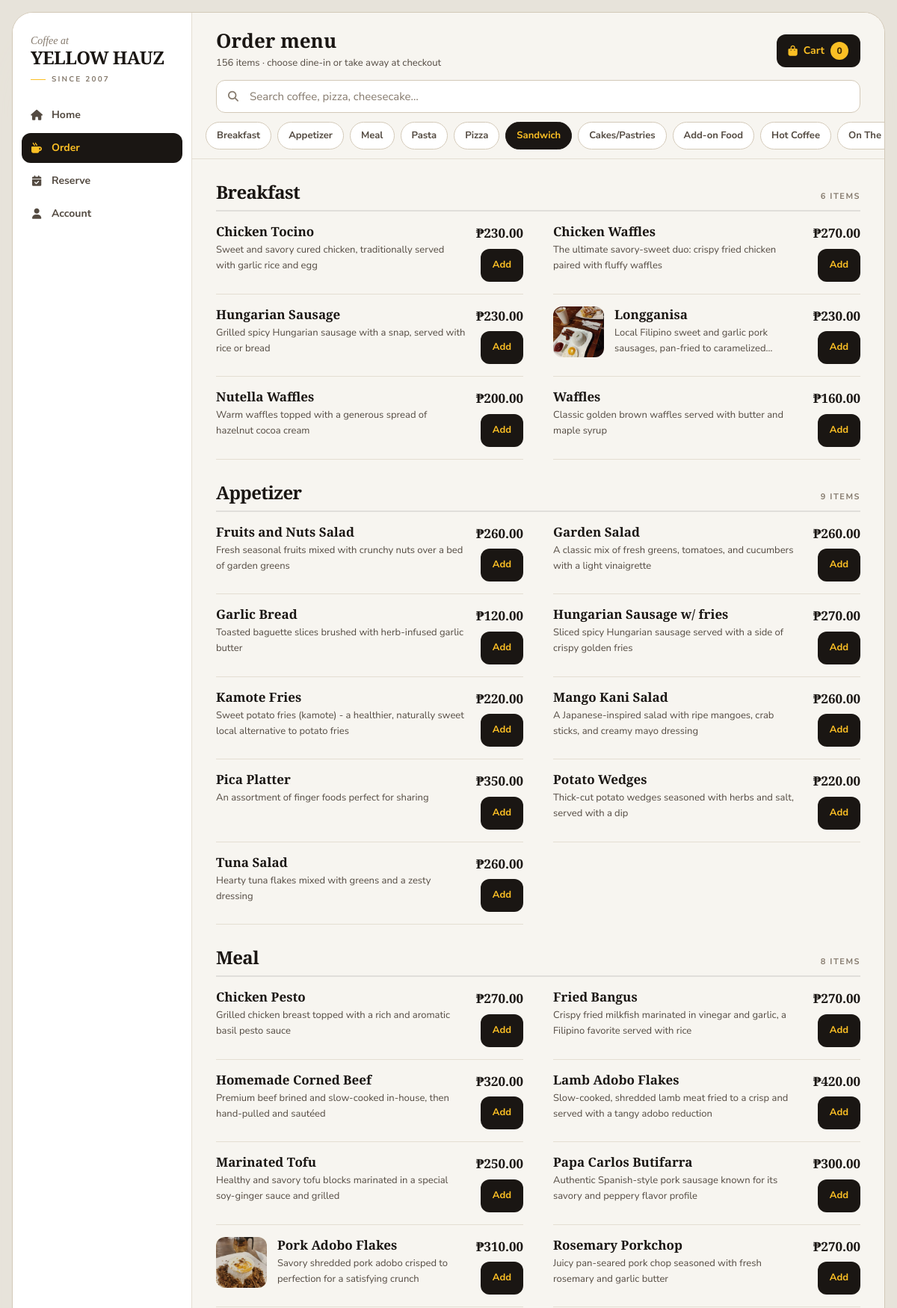
The app's page /customer/menu.php (upper part) with its own data.
### tables this page shows
CREATE TABLE IF NOT EXISTS menu_items (
    id INT AUTO_INCREMENT PRIMARY KEY,
    category_id INT NOT NULL,
    name VARCHAR(255) NOT NULL,
    description TEXT,
    price DECIMAL(10, 2) NOT NULL,
    image_url VARCHAR(500),
    temperature ENUM('hot', 'iced', 'cold', 'room temp', 'both', 'blended', 'blended iced') DEFAULT 'both',
    is_best_seller BOOLEAN DEFAULT FALSE,
    is_available BOOLEAN DEFAULT TRUE,
    quantity INT DEFAULT 50,
    sort_order INT DEFAULT 0,
    created_at TIMESTAMP DEFAULT CURRENT_TIMESTAMP,
    updated_at TIMESTAMP DEFAULT CURRENT_TIMESTAMP ON UPDATE CURRENT_TIMESTAMP,
    FOREIGN KEY (category_id) REFERENCES categories(id) ON DELETE CASCADE,
    INDEX idx_category_id (category_id),
    INDEX idx_name (name),
    INDEX idx_price (price),
    INDEX idx_is_available (is_available)
);

### customer/includes/bootstrap.php (called while the page is built, shortened)
<?php
function customerNavItems(): array
{
    return [
        ['href' => './',              'match' => 'home',        'icon' => 'fa-house',           'label' => 'Home'],
        ['href' => 'menu.php',        'match' => 'menu',         'icon' => 'fa-mug-hot',         'label' => 'Order'],
        ['href' => 'reservation.php', 'match' => 'reservation',  'icon' => 'fa-calendar-check',  'label' => 'Reserve'],
        ['href' => 'account.php',     'match' => 'account',      'icon' => 'fa-user',            'label' => 'Account'],
    ];
}

### includes/security.php (called while the page is built, shortened)
<?php
function escape($value) {
    return htmlspecialchars((string)$value, ENT_QUOTES | ENT_SUBSTITUTE, 'UTF-8');
}

### customer/menu.php (the view, shortened to what this page needs)
<?php
require_once __DIR__ . '/includes/bootstrap.php';
$activeNav = 'menu';
$tableNumber = max(0, (int)($_GET['table'] ?? 0));
$items = $pdo->query("SELECT mi.id, mi.name, mi.description, mi.price, mi.image_url, mi.is_best_seller, c.name AS category_name FROM menu_items mi JOIN categories c ON c.id = mi.category_id WHERE mi.is_available = 1 AND c.status = 'active' ORDER BY c.sort_order, mi.sort_order, mi.name")->fetchAll();
function localPhotos(): array
{
    static $map = [
        'longganisa' => 'porklonganisa.webp',
        'pork adobo flakes' => 'porkadoboflakes.webp',
        'chicken sandwich' => 'chickensandwich.webp',
        'grilled garlic cheese' => 'grilledgarliccheese.webp',
        'tuna & garlic pasta' => 'tunagarlic.webp',
        'blueberry cheesecake cake' => 'blueberrycheesecake.webp',
        'cheesecake' => 'cheesecakeduo.webp',
        'tiramisu' => 'tiramisu.webp',
        'latte' => 'latte.webp',
        'iced latte' => 'icelatte.webp',
    ];
    return $map;
}
function itemPhoto(array $item): ?string
{
    $key = strtolower(trim((string)$item['name']));
    $local = localPhotos();
    if (isset($local[$key])) return '../images/' . $local[$key];
    $remote = trim((string)($item['image_url'] ?? ''));
    return $remote !== '' ? $remote : null;
}
function slugify(string $value): string
{
    return trim(preg_replace('/[^a-z0-9]+/', '-', strtolower($value)), '-');
}
$groups = [];
foreach ($items as $item) {
    $groups[$item['category_name']][] = $item;
}
$categories = array_keys($groups);
$itemCount = count($items);
include __DIR__ . '/includes/header.php';
?>
<header class="sticky top-[57px] z-20 border-b border-line bg-paper/95 backdrop-blur lg:top-0">
  <div class="flex items-center gap-3 px-4 pb-3 pt-4 lg:px-8 lg:pt-6">
    <div class="min-w-0 flex-1">
      <p class="font-display text-xl font-extrabold leading-none lg:text-[26px]">Order menu</p>
      <p class="mt-1.5 truncate text-[12px] text-ink-soft lg:mt-2 lg:text-[13px]">
        <?php if ($tableNumber): ?>
          Dine-in at <strong class="font-bold text-ink">Table <?= $tableNumber ?></strong> &middot; <?= $itemCount ?> items available
        <?php else: ?>
          <?= $itemCount ?> items &middot; choose dine-in or take away at checkout
        <?php endif; ?>
      </p>
    </div>
    <button type="button" data-open-cart class="flex h-11 items-center gap-2 rounded-xl bg-ink px-4 text-sm font-bold text-brand transition hover:bg-black">
      <i class="fa-solid fa-bag-shopping" aria-hidden="true"></i>
      <span class="hidden sm:inline">Cart</span>
      <span class="grid h-6 min-w-6 place-items-center rounded-full bg-brand px-1.5 text-[12px] font-extrabold text-brand-ink" data-cart-count aria-hidden="true">0</span>
    </button>
  </div>
  <div class="px-4 pb-3 lg:px-8">
    <div class="relative">
      <input id="search" type="search" autocomplete="off" placeholder="Search coffee, pizza, cheesecake&hellip;"
        class="h-11 w-full rounded-xl border border-line-strong bg-white pl-11 pr-11 text-[15px] placeholder:text-ink-mute focus:border-brand-deep focus:outline-none">
    </div>
  </div>
  <div id="chip-rail" class="no-scrollbar flex gap-2 overflow-x-auto px-4 pb-3 lg:px-8" aria-label="Menu categories">
    <?php foreach ($categories as $category): ?>
      <button type="button" class="chip shrink-0 whitespace-nowrap rounded-full border border-line-strong bg-white px-3.5 py-2 text-[13px] font-bold text-ink-soft transition" data-chip="cat-<?= slugify($category) ?>"><?= escape($category) ?></button>
    <?php endforeach; ?>
  </div>
</header>
<div id="menu" class="flex-1 px-4 pb-40 lg:px-8 lg:pb-16">
  <?php foreach ($groups as $category => $categoryItems): ?>
    <section id="cat-<?= slugify($category) ?>" data-section class="scroll-mt-[220px] pt-7 lg:scroll-mt-[132px]">
      <div class="flex items-baseline justify-between gap-3 border-b-2 border-ink/10 pb-2">
        <h2 class="font-display text-[22px] font-extrabold tracking-tight lg:text-2xl"><?= escape($category) ?></h2>
        <span class="shrink-0 text-[11px] font-bold uppercase tracking-[.14em] text-ink-mute"><?= count($categoryItems) ?> items</span>
      </div>
      <ul class="lg:grid lg:grid-cols-2 lg:gap-x-10">
        <?php foreach ($categoryItems as $item):
          $photo = itemPhoto($item); ?>
          <li class="menu-item flex items-start gap-3.5 border-b border-line py-4"
            data-id="<?= (int)$item['id'] ?>"
            data-name="<?= escape($item['name']) ?>"
            data-price="<?= (float)$item['price'] ?>"
            data-search="<?= escape(strtolower($item['name'] . ' ' . $item['description'] . ' ' . $category)) ?>">
            <?php if ($photo): ?>
              <div class="thumb h-[68px] w-[68px] shrink-0 overflow-hidden rounded-xl bg-brand-soft">
                <img src="<?= escape($photo) ?>" alt="" loading="lazy" decoding="async" class="h-full w-full object-cover"
                  onerror="this.closest('.thumb').remove()">
              </div>
            <?php endif; ?>
            <div class="min-w-0 flex-1">
              <div class="flex flex-wrap items-center gap-x-2 gap-y-1">
                <h3 class="font-display text-[17px] font-bold leading-tight"><?= escape($item['name']) ?></h3>
              </div>
              <p class="mt-1 line-clamp-2 text-[13px] leading-relaxed text-ink-soft"><?= escape($item['description']) ?></p>
            </div>
            <div class="flex shrink-0 flex-col items-end gap-2">
              <span class="font-display text-[17px] font-bold tabular-nums">&#8369;<?= number_format($item['price'], 2) ?></span>
              <div data-qty-control>
                <button type="button" data-add class="h-11 rounded-xl bg-ink px-4 text-[13px] font-bold text-brand transition hover:bg-black">
                  Add<span class="sr-only"> <?= escape($item['name']) ?> to cart</span>
                </button>
              </div>
            </div>
          </li>
        <?php endforeach; ?>
      </ul>
    </section>
  <?php endforeach; ?>
</div>
<?php include __DIR__ . '/includes/footer.php'; ?>

### customer/includes/header.php (shortened to what this page needs)
<?php
$activeNav = $activeNav ?? 'home';
?><!doctype html>
<html lang="en">
<head>
<link rel="stylesheet" href="https://cdnjs.cloudflare.com/ajax/libs/font-awesome/6.5.1/css/all.min.css">
<script src="https://cdn.tailwindcss.com"></script>
</head>
<body class="min-h-screen bg-shell font-body text-ink antialiased">
<div class="mx-auto w-full max-w-[1440px] lg:p-4">
<div class="flex w-full overflow-hidden bg-paper lg:min-h-[calc(100vh-32px)] lg:rounded-[28px] lg:border lg:border-line-strong lg:shadow-shell">
  <aside class="hidden w-[240px] shrink-0 flex-col border-r border-line bg-white lg:flex">
    <a href="./" class="block px-6 pb-5 pt-7">
      <span class="block font-display text-sm italic text-ink-mute">Coffee at</span>
      <h1 class="font-display text-[24px] font-extrabold uppercase leading-none tracking-tight">Yellow Hauz</h1>
      <div class="mt-2.5 flex items-center gap-2">
        <span class="h-px w-5 bg-brand"></span>
        <span class="text-[10px] font-bold tracking-[.22em] text-ink-mute">SINCE 2007</span>
      </div>
    </a>
    <nav aria-label="Guest sections" class="space-y-1 px-3">
      <?php foreach (customerNavItems() as $item):
        $isActive = $item['match'] === $activeNav; ?>
        <a href="<?= escape($item['href']) ?>" <?= $isActive ? 'aria-current="page"' : '' ?>
          class="flex items-center gap-3 rounded-xl px-3 py-2.5 text-sm font-bold transition <?= $isActive ? 'bg-ink text-brand' : 'text-ink-soft hover:bg-paper hover:text-ink' ?>">
          <i class="fa-solid <?= escape($item['icon']) ?> w-4 text-center" aria-hidden="true"></i><?= escape($item['label']) ?>
        </a>
      <?php endforeach; ?>
    </nav>
  </aside>
  <main class="flex min-w-0 flex-1 flex-col pb-20 lg:pb-0">

### customer/includes/footer.php (shortened to what this page needs)
  </main>
</div>
</div>
</body>
</html>

### customer/includes/header.php (style rules this page uses)
.no-scrollbar { scrollbar-width: none }
@media (prefers-reduced-motion: no-preference) { body { animation: page-in .35s ease-out both } }
@media (prefers-reduced-motion: no-preference) { button, a.btn { transition: transform .15s ease, background-color .15s ease, color .15s ease, border-color .15s ease } }

### customer/menu.php (style rules this page uses)
.chip[aria-current="true"] { background: #1A1613; color: #FBBF24; border-color: #1A1613 }
@media (prefers-reduced-motion: no-preference) { .menu-item { opacity: 0; transform: translateY(10px); transition: opacity .5s ease-out, transform .5s ease-out } }
@media (prefers-reduced-motion: no-preference) { .menu-item.is-visible { opacity: 1; transform: translateY(0) } }
@media (prefers-reduced-motion: no-preference) { .thumb img { transition: transform .4s cubic-bezier(.16,1,.3,1) } }
@media (prefers-reduced-motion: no-preference) { [data-add], [data-step], [data-cart-step], [data-open-cart], [data-close-cart], [data-submit], .chip, [data-cart-remove] { transition-property: transform, background-color, color, border-color, box-shadow, opacity; transition-duration: .18s; } }

### records on screen
menu_items: name "Chicken Tocino", description "Sweet and savory cured chicken, traditionally served with garlic rice and egg", price "230.00"
menu_items: name "Chicken Waffles", description "The ultimate savory-sweet duo: crispy fried chicken paired with fluffy waffles", price "270.00"
menu_items: name "Hungarian Sausage", description "Grilled spicy Hungarian sausage with a snap, served with rice or bread", price "230.00"
menu_items: shows a picture, name "Longganisa", description "Local Filipino sweet and garlic pork sausages, pan-fried to…", price "230.00"
menu_items: name "Nutella Waffles", description "Warm waffles topped with a generous spread of hazelnut cocoa cream", price "200.00"
menu_items: name "Waffles", description "Classic golden brown waffles served with butter and maple syrup", price "160.00"
menu_items: name "Fruits and Nuts Salad", description "Fresh seasonal fruits mixed with crunchy nuts over a bed of garden greens", price "260.00"
menu_items: name "Garden Salad", description "A classic mix of fresh greens, tomatoes, and cucumbers with a light vinaigrette", price "260.00"
menu_items: name "Garlic Bread", description "Toasted baguette slices brushed with herb-infused garlic butter", price "120.00"
menu_items: name "Hungarian Sausage w/ fries", description "Sliced spicy Hungarian sausage served with a side of crispy golden fries", price "270.00"
menu_items: name "Kamote Fries", description "Sweet potato fries (kamote) - a healthier, naturally sweet local alternative to potato fries", price "220.00"
menu_items: name "Mango Kani Salad", description "A Japanese-inspired salad with ripe mangoes, crab sticks, and creamy mayo dressing", price "260.00"
menu_items: name "Pica Platter", description "An assortment of finger foods perfect for sharing", price "350.00"
menu_items: name "Potato Wedges", description "Thick-cut potato wedges seasoned with herbs and salt, served with a dip", price "220.00"
menu_items: name "Tuna Salad", description "Hearty tuna flakes mixed with greens and a zesty dressing", price "260.00"
menu_items: name "Chicken Pesto", description "Grilled chicken breast topped with a rich and aromatic basil pesto sauce", price "270.00"
menu_items: name "Fried Bangus", description "Crispy fried milkfish marinated in vinegar and garlic, a Filipino favorite served with rice", price "270.00"
menu_items: name "Homemade Corned Beef", description "Premium beef brined and slow-cooked in-house, then hand-pulled and sautéed", price "320.00"
menu_items: name "Lamb Adobo Flakes", description "Slow-cooked, shredded lamb meat fried to a crisp and served with a tangy adobo reduction", price "420.00"
menu_items: name "Marinated Tofu", description "Healthy and savory tofu blocks marinated in a special soy-ginger sauce and grilled", price "250.00"
menu_items: name "Papa Carlos Butifarra", description "Authentic Spanish-style pork sausage known for its savory and peppery flavor profile", price "300.00"
menu_items: shows a picture, name "Pork Adobo Flakes", description "Savory shredded pork adobo crisped to perfection for a satisfying crunch", price "310.00"
menu_items: name "Rosemary Porkchop", description "Juicy pan-seared pork chop seasoned with fresh rosemary and garlic butter", price "270.00"

### other values on screen
$item['label'] "Home"
$item['label'] "Order"
$item['label'] "Reserve"
$item['label'] "Account"
$itemCount "156"
$category "Breakfast"
$category "Appetizer"
$category "Meal"
$category "Pasta"
$category "Pizza"
$category "Sandwich"
$category "Cakes/Pastries"
$category "Add-on Food"
$category "Hot Coffee"
$category "On The…"
